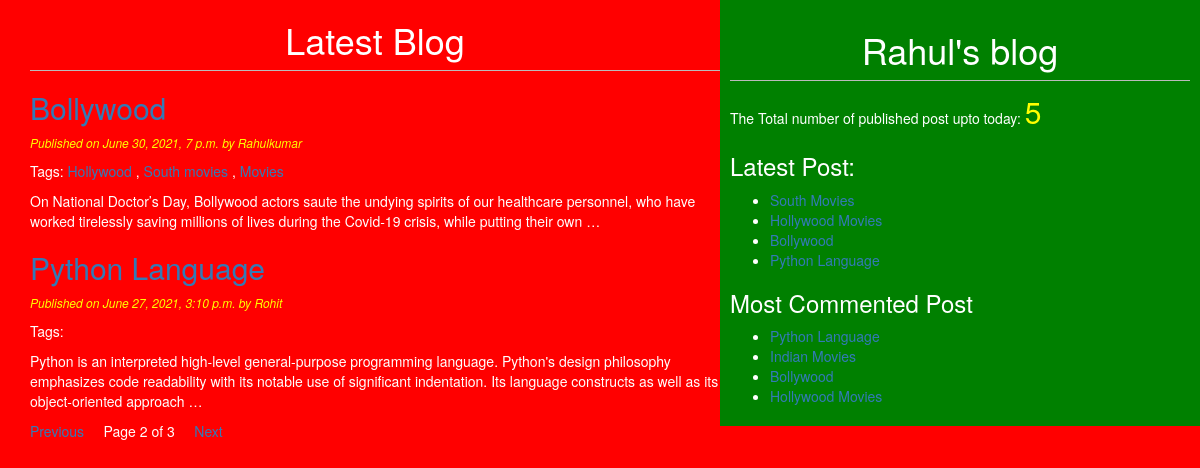
Screenshot of /?page=2 with the database file from the repository.
### blog/models.py (models this page shows, shortened)
class Post(models.Model):
    STATUS_CHOICES=(('draft','Draft'),('published','Published'))
    title=models.CharField(max_length=200)
    slug=models.SlugField(max_length=264,unique_for_date='publish')
    author=models.ForeignKey(User,on_delete=models.CASCADE,related_name='blog_posts')
    body=models.TextField()
    publish=models.DateTimeField(default=timezone.now)
    Created=models.DateTimeField(auto_now_add=True)
    Updated=models.DateTimeField(auto_now=True)
    status=models.CharField(max_length=10,choices=STATUS_CHOICES,default='draft')
    objects=CustomManager()
    tags=TaggableManager()
    class Meta:
        ordering=('-publish',)
    def get_absolute_url(self):
        return reverse('post_detail',args=[self.publish.year,self.publish.strftime('%m'),self.publish.strftime('%d'),self.slug])

### blog/views.py (the view)
# urls.py: path('', views.post_list_view),
def post_list_view(request,tag_slug=None):
    post_list=Post.objects.all()
    tag=None
    if tag_slug:
        tag=get_object_or_404(Tag,slug=tag_slug)
        post_list=post_list.filter(tags__in=[tag])
    paginator=Paginator(post_list,2)
    page_number=request.GET.get('page')
    try:
        post_list=paginator.page(page_number)
    except PageNotAnInteger:
        post_list=paginator.page(1)
    except EmptyPage:
        post_list=paginator.page(paginator.num_pages)
    return render(request,'blog/postlist.html',{'post_list':post_list})

### blog/models.py (called while the page is built)
    def get_queryset(self):
        return super().get_queryset().filter(status='published')

### blog/templatetags/custom_tag.py (called while the page is built)
@register.simple_tag
def total_posts():
    return Post.objects.count()

@register.inclusion_tag('blog/latest_post.html')
def show_latest_post(count=4):
    latest_post= Post.objects.all().order_by('-publish')[:count]
    return {'latest_post':latest_post}

@register.simple_tag
def get_most_commented_post(count=5):
    return Post.objects.annotate(total_comments=Count('comments')).order_by('-total_comments')[:count]

### template/blog/postlist.html (shortened to what this page needs)
{%extends "blog/base.html"%}
    {%block content%}
       <h1>Latest Blog</h1>
       {%for post in post_list%}
          <a href="{{post.get_absolute_url}}"><h2>{{post.title}}</h2></a>
          <p id="date">Published on {{post.publish}} by {{post.author|title}}</p>
           <p>Tags:
            {%for tag in post.tags.all%}
              <a href="{%url 'post_list_by_tag_name' tag.slug %}">{{tag.name}}</a>
              {%if not forloop.last%},{%endif%}
              {%endfor%}
           {{post.body|truncatewords:30|linebreaks}}
       {%endfor%}
       {%include 'blog/pagination.html' with page=post_list%}
    {%endblock%}

### template/blog/base.html (shortened to what this page needs)
<!DOCTYPE html>
{%load custom_tag%}
{%load static%}
<html lang="en" dir="ltr">
  <head>
    <link rel="stylesheet" href="https://maxcdn.bootstrapcdn.com/bootstrap/3.3.7/css/bootstrap.min.css">
    <link rel="stylesheet" href="{%static "css/blog.css"%}">
  </head>
  <body>
    <div class="content">
      {%block content%}{%endblock%}
    </div>
    <div class="sidebar">
      <h1>Rahul's blog</h1>
      <p>The Total number of published post upto today: <span id='pcount'>{%total_posts%}</span></p>
      <h3>Latest Post:</h3>{%show_latest_post 4%}
      <h3>Most Commented Post</h3>
      {%get_most_commented_post 4 as most_commented_post%}
      <ul>
        {%for post in most_commented_post%}
          <li><a href="{{post.get_absolute_url}}">{{post.title}}</a></li>
        {%endfor%}
      </ul>
    </div>
  </body>
</html>

### template/blog/latest_post.html
<ul>
  {%for post in latest_post%}
  <li><a href="{{post.get_absolute_url}}">{{post.title}}</a></li>
  {%endfor%}
</ul>

### static/css/blog.css (style rules this page uses)
.content { width:60%; float:left; padding:0 0 0 30px; background:red; height:100%; }
.sidebar { width:40%; float:right; padding:10px; background:green; height:100%; }
h1 { text-align: center; border-bottom: 1px solid #bbb; padding-bottom: 10px; }
body { color: white; background: red; }
#date { color: yellow; font-size: 12px; font-style: italic; }
#pcount { color:yellow; font-size: 30px; }

### rows the page displays
Post: title "Bollywood", publish "June 30, 2021, 7 p.m.", author "Rahulkumar", body "On National Doctor’s Day, Bollywood actors saute the undying spirits of our healthcare personnel, who have worked tirelessly saving millions of lives during the Covid-19 crisis, while putting their own …"
Tag: name "Hollywood"
Tag: name "South movies"
Tag: name "Movies"
Post: title "Python Language", publish "June 27, 2021, 3:10 p.m.", author "Rohit", body "Python is an interpreted high-level general-purpose programming language. Python's design philosophy emphasizes code readability with its notable use of significant indentation. Its language constructs as well as its object-oriented approach …"
Post: title "South Movies"
Post: title "Hollywood Movies"
Post: title "Indian Movies"

### other values shown
{{ page.number }} "2"
{{ page.paginator.num_pages }} "3"
